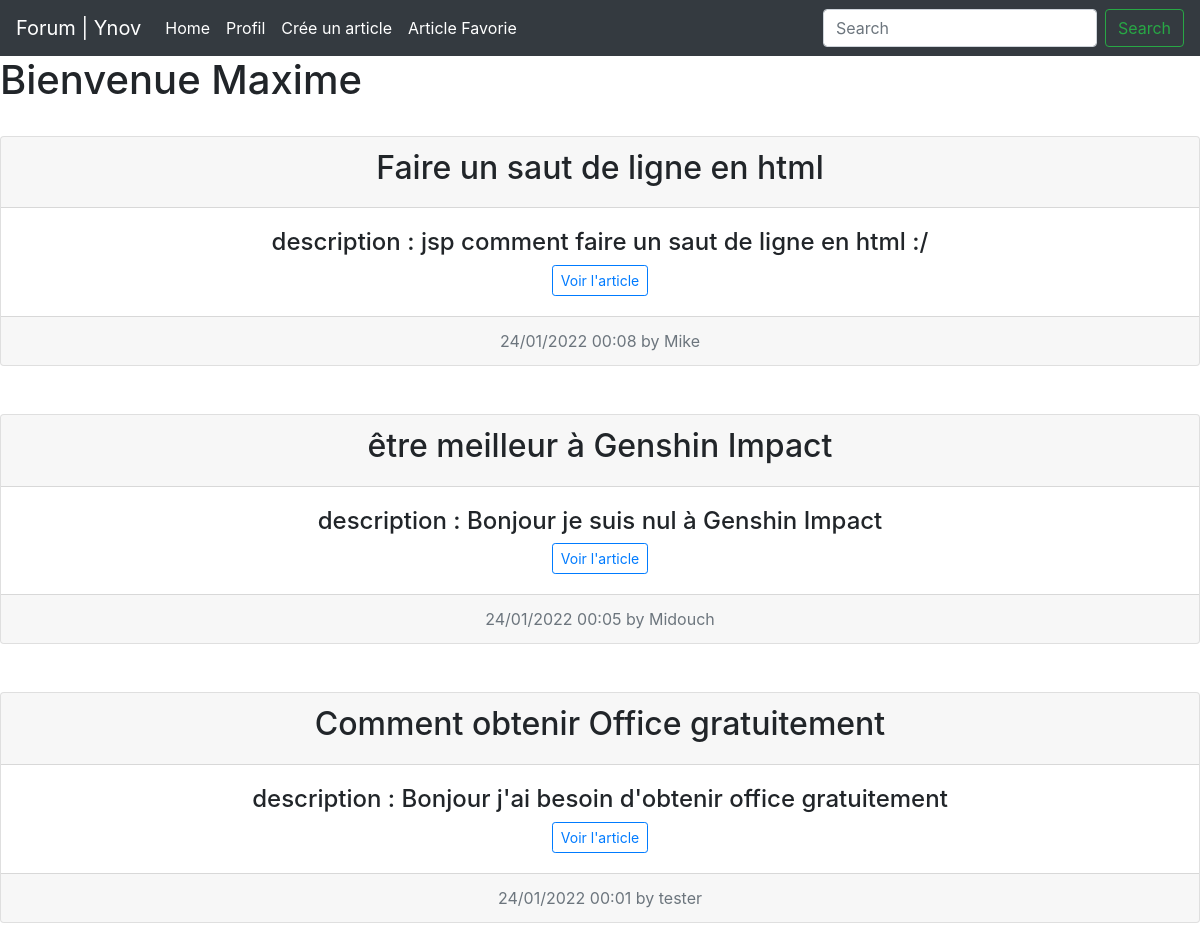
The page / (signed in) on the database its author committed.
### tables this page shows
CREATE TABLE `articles` (
  `id` int(11) NOT NULL,
  `titre` text NOT NULL,
  `description` text NOT NULL,
  `contenu` text NOT NULL,
  `id_auteur` int(11) NOT NULL,
  `pseudo_auteur` varchar(255) NOT NULL,
  `date_publication` text NOT NULL
);

### system/get_all_articles.php (called while the page is built, shortened)
<?php
include_once('db\connexionDB.php');
    $allArticles = $BDD->query('SELECT id, id_auteur, titre, description, contenu, pseudo_auteur, date_publication FROM articles ORDER BY id DESC LIMIT 0,5');
?>

### index.php (the view, shortened to what this page needs)
<?php
include_once('db\connexionDB.php');
require_once 'inc\navbar_home.php';
require_once 'system\get_all_articles.php';
?>
<?php
if (isset($_SESSION['ID_users'])){
?>
<h1> Bienvenue <?=$_SESSION['Username']; ?></h1>
<?php
    while($articles = $allArticles->fetch()){
?>
    <div class="card text-center">
    <div class="card-header">
        <h2><?= $articles['titre'] ?></h2>
    </div>
    <div class="card-body">
        <h4><p class="card-text">description : <?= $articles['description']; ?></p></h4>
        <a href="voir_article.php?id=<?php echo $articles['id']; ?>" class="btn btn-outline-primary btn-sm" >Voir l'article</a>
    </div>
    <div class="card-footer text-muted">
        <h7><?= $articles['date_publication'] ?> by <?= $articles['pseudo_auteur'] ?> </h7>
    </div>
    </div>
<?php
    }}
?>

### rows shown on the page
articles: titre "Faire un saut de ligne en html", description "jsp comment faire un saut de ligne en html :/", date_publication "24/01/2022 00:08", pseudo_auteur "Mike"
articles: titre "être meilleur à Genshin Impact", description "Bonjour je suis nul à Genshin Impact", date_publication "24/01/2022 00:05", pseudo_auteur "Midouch"
articles: titre "Comment obtenir Office gratuitement", description "Bonjour j'ai besoin d'obtenir office gratuitement", date_publication "24/01/2022 00:01", pseudo_auteur "tester"

### other values the page prints
$_SESSION['Username'] "Maxime"
